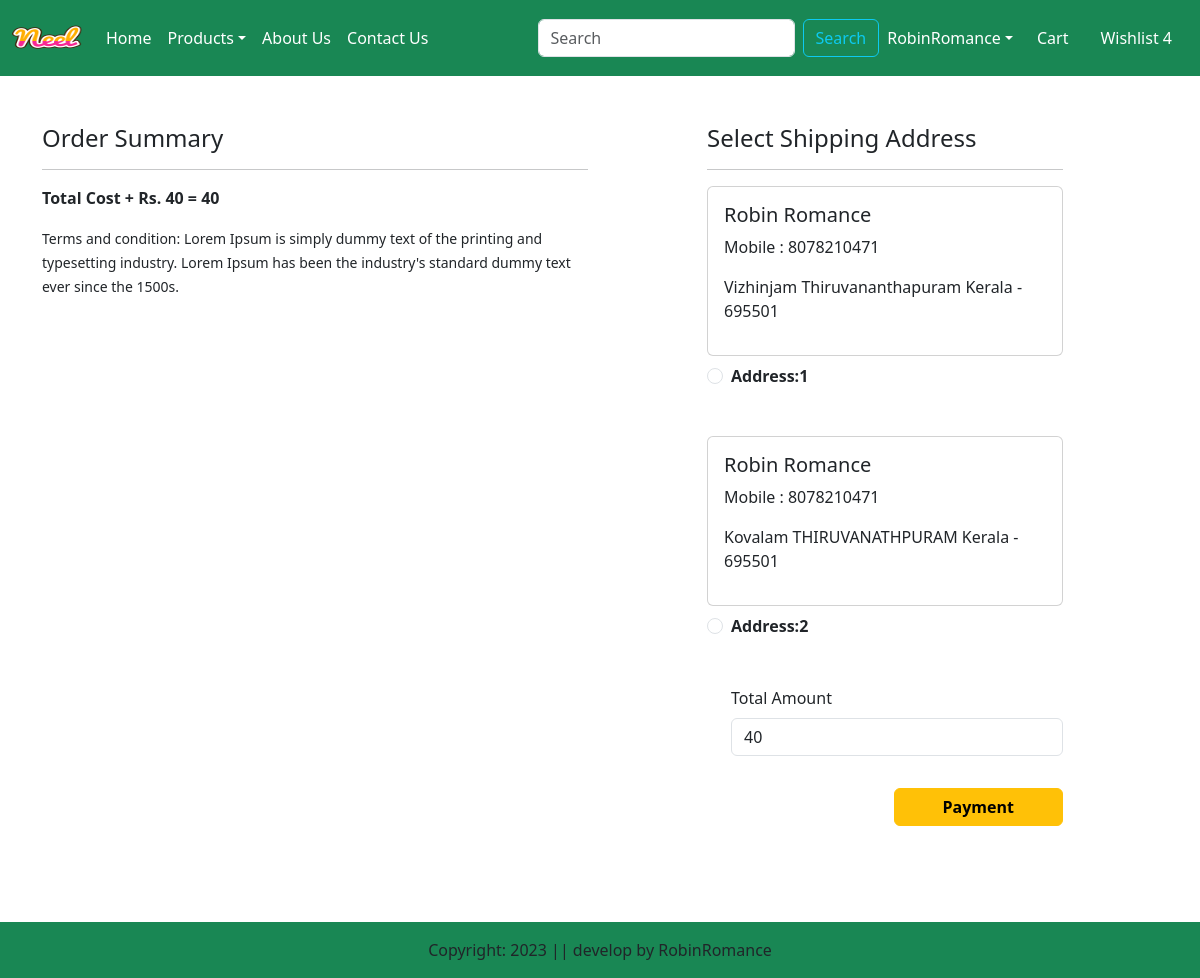
Screenshot of /checkout/ (signed in) with the database file from the repository.
### app/models.py (models this page shows, shortened)
class Customer(models.Model):
    user = models.ForeignKey(User, on_delete=models.CASCADE)
    name = models.CharField(max_length=200)
    locality = models.CharField(max_length=200)
    city = models.CharField(max_length=50)
    mobile = models.IntegerField(default=0)
    zipcode = models.IntegerField()
    state = models.CharField(choices=STATE_CHOICES, max_length=100)

### app/views.py (the view, shortened to what this page needs)
# urls.py: path('checkout/',views.Checkout.as_view(), name='checkout'),
class Checkout(View):
    def get(self, request):
        user = request.user
        add = Customer.objects.filter(user=user)
        cart_items = Cart.objects.filter(user=user)
        famount = 0
        for P in cart_items:
            value = P.quantity * P.product.discount_price
            famount = famount + value
        totalamount = famount + 40
        razoramount = int(totalamount * 100)
        client = razorpay.Client(auth=(settings.RAZOR_KEY_ID, settings.RAZOR_KEY_SECRET))
        data = {"amount": razoramount, "currency": "INR", "receipt": "order_rcptid_12"}
        payment_response = client.order.create(data=data)
        print(payment_response)
        order_id = payment_response['id']
        order_status = payment_response['status']
        return render(request, 'app/checkout.html', locals())

### app/templates/app/checkout.html (shortened to what this page needs)
{% extends 'app/base.html' %}
{% load static %}
{% block main-content %}
<div class="container">
    <div class="row my-5">
        <div class="col-sm-6">
            <h4>Order Summary</h4>
            <hr>
            <p class="fw-bold">Total Cost + Rs. 40 = {{totalamount}}</p>
            <small>Terms and condition: Lorem Ipsum is simply dummy text of the printing and typesetting industry. Lorem Ipsum has been the industry's standard dummy text ever since the 1500s.</small>
        </div>
        <div class="col-sm-4 offset-sm-1">
            <h4>Select Shipping Address</h4>
            <hr>
            <form action="" method="post" id="myform">
                {% for ad in add %}
                    <div class="card">
                        <div class="card-body">
                            <h5>{{ad.name}}</h5>
                            <p>Mobile : {{ad.mobile}}</p>
                            <p>{{ad.locality}} {{ad.city}} {{ad.state}} - {{ad.zipcode}}</p>
                        </div>
                    </div>
                    <div class="form-check mt-2 mb-5">
                        <input type="radio" class="form-check-input" name="custid" id="custadd{{forloop.counter}}" value="{{ad.id}}" >
                        <label for="custadd{{forloop.counter}}" class="form-check-label fw-bold">Address:{{forloop.counter}}</label>
                    </div>
                {% endfor %}
                <div class="form-check mb-3">
                    <label for="totalamount" class="form-label">Total Amount</label>
                    <input type="number" class="form-control" name="totalamount" value={{totalamount}} readonly>
                </div>
                <div class="text-end">
                    <button id="rzp-button1" type="submit" class="btn btn-warning mt-3 px-5 fw-bold">Payment</button>
                </div>
            </form>
        </div>
    </div>
</div>
{% endblock main-content%}

### rows the page displays
Customer: name "Robin Romance", mobile "8078210471", locality "Vizhinjam", city "Thiruvananthapuram", state "Kerala", zipcode "695501"
Customer: name "Robin Romance", mobile "8078210471", locality "Kovalam", city "THIRUVANATHPURAM", state "Kerala", zipcode "695501"

### other values shown
{{ totalamount }} "40"
